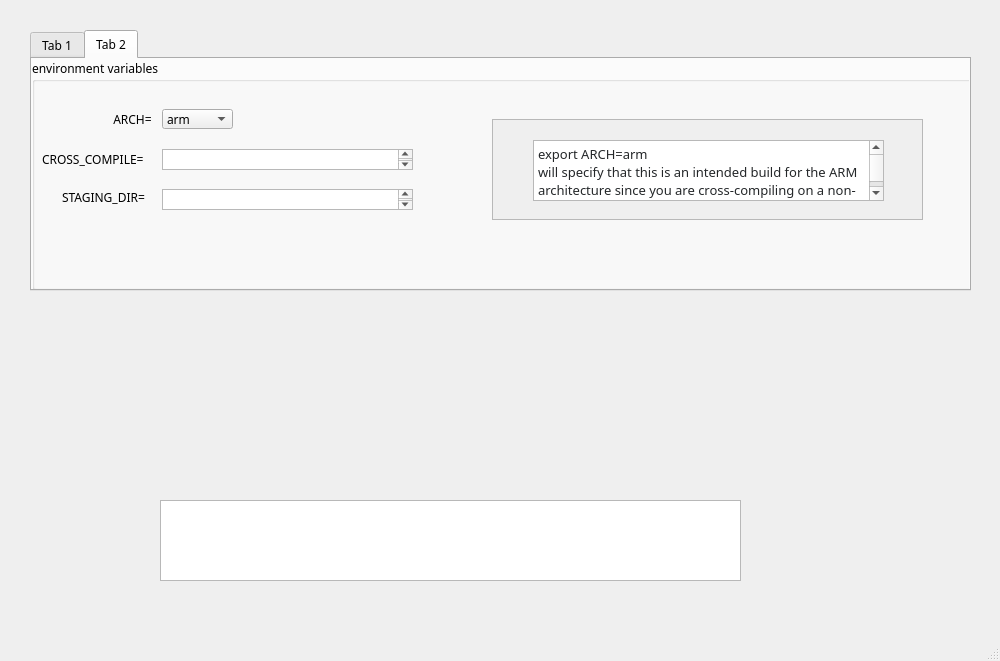
<?xml version="1.0" encoding="UTF-8"?>
<ui version="4.0">
 <class>MainWindow</class>
 <widget class="QMainWindow" name="MainWindow">
  <property name="geometry">
   <rect>
    <x>0</x>
    <y>0</y>
    <width>1000</width>
    <height>661</height>
   </rect>
  </property>
  <property name="font">
   <font>
    <family>xos4 Terminus</family>
   </font>
  </property>
  <property name="windowTitle">
   <string>MainWindow</string>
  </property>
  <widget class="QWidget" name="centralwidget">
   <widget class="QGraphicsView" name="graphicsView">
    <property name="geometry">
     <rect>
      <x>160</x>
      <y>500</y>
      <width>581</width>
      <height>81</height>
     </rect>
    </property>
   </widget>
   <widget class="QTabWidget" name="tabWidget">
    <property name="geometry">
     <rect>
      <x>30</x>
      <y>30</y>
      <width>941</width>
      <height>261</height>
     </rect>
    </property>
    <property name="currentIndex">
     <number>1</number>
    </property>
    <widget class="QWidget" name="tab_gitsource">
     <attribute name="title">
      <string>Tab 1</string>
     </attribute>
     <widget class="Line" name="line_1">
      <property name="geometry">
       <rect>
        <x>30</x>
        <y>300</y>
        <width>881</width>
        <height>16</height>
       </rect>
      </property>
      <property name="autoFillBackground">
       <bool>true</bool>
      </property>
      <property name="frameShadow">
       <enum>QFrame::Plain</enum>
      </property>
      <property name="lineWidth">
       <number>1</number>
      </property>
      <property name="midLineWidth">
       <number>0</number>
      </property>
      <property name="orientation">
       <enum>Qt::Horizontal</enum>
      </property>
     </widget>
     <widget class="QLabel" name="label">
      <property name="geometry">
       <rect>
        <x>10</x>
        <y>20</y>
        <width>51</width>
        <height>31</height>
       </rect>
      </property>
      <property name="text">
       <string/>
      </property>
     </widget>
     <widget class="QGroupBox" name="groupBox_environment">
      <property name="geometry">
       <rect>
        <x>10</x>
        <y>10</y>
        <width>921</width>
        <height>211</height>
       </rect>
      </property>
      <property name="title">
       <string>environment variables</string>
      </property>
      <widget class="QLabel" name="label_arch">
       <property name="geometry">
        <rect>
         <x>80</x>
         <y>50</y>
         <width>41</width>
         <height>20</height>
        </rect>
       </property>
       <property name="font">
        <font>
         <family>xos4 Terminus</family>
         <weight>50</weight>
         <bold>false</bold>
        </font>
       </property>
       <property name="text">
        <string>ARCH=</string>
       </property>
      </widget>
      <widget class="QComboBox" name="comboBox_arch">
       <property name="geometry">
        <rect>
         <x>130</x>
         <y>50</y>
         <width>71</width>
         <height>20</height>
        </rect>
       </property>
       <property name="font">
        <font>
         <family>xos4 Terminus</family>
        </font>
       </property>
       <item>
        <property name="text">
         <string>arm</string>
        </property>
       </item>
       <item>
        <property name="text">
         <string>aarm</string>
        </property>
       </item>
       <item>
        <property name="text">
         <string>x86_64</string>
        </property>
       </item>
       <item>
        <property name="text">
         <string>x86</string>
        </property>
       </item>
      </widget>
      <widget class="QLabel" name="label_cross_compile">
       <property name="geometry">
        <rect>
         <x>10</x>
         <y>90</y>
         <width>111</width>
         <height>21</height>
        </rect>
       </property>
       <property name="font">
        <font>
         <family>xos4 Terminus</family>
        </font>
       </property>
       <property name="text">
        <string>CROSS_COMPILE=</string>
       </property>
      </widget>
      <widget class="QLabel" name="label_staging_dir">
       <property name="geometry">
        <rect>
         <x>30</x>
         <y>130</y>
         <width>101</width>
         <height>16</height>
        </rect>
       </property>
       <property name="font">
        <font>
         <family>xos4 Terminus</family>
        </font>
       </property>
       <property name="text">
        <string>STAGING_DIR=</string>
       </property>
      </widget>
      <widget class="QTextBrowser" name="textBrowser">
       <property name="geometry">
        <rect>
         <x>130</x>
         <y>90</y>
         <width>251</width>
         <height>21</height>
        </rect>
       </property>
       <property name="font">
        <font>
         <family>xos4 Terminus</family>
        </font>
       </property>
      </widget>
      <widget class="QTextBrowser" name="textBrowser_2">
       <property name="geometry">
        <rect>
         <x>130</x>
         <y>130</y>
         <width>251</width>
         <height>21</height>
        </rect>
       </property>
       <property name="font">
        <font>
         <family>xos4 Terminus</family>
        </font>
       </property>
      </widget>
     </widget>
     <zorder>groupBox_environment</zorder>
     <zorder>line_1</zorder>
     <zorder>label</zorder>
    </widget>
    <widget class="QWidget" name="tab_2">
     <attribute name="title">
      <string>Tab 2</string>
     </attribute>
     <widget class="QGroupBox" name="groupBox_environment_2">
      <property name="geometry">
       <rect>
        <x>0</x>
        <y>0</y>
        <width>941</width>
        <height>231</height>
       </rect>
      </property>
      <property name="mouseTracking">
       <bool>false</bool>
      </property>
      <property name="contextMenuPolicy">
       <enum>Qt::CustomContextMenu</enum>
      </property>
      <property name="acceptDrops">
       <bool>false</bool>
      </property>
      <property name="toolTip">
       <string notr="true"/>
      </property>
      <property name="title">
       <string>environment variables</string>
      </property>
      <widget class="QLabel" name="label_arch_2">
       <property name="geometry">
        <rect>
         <x>80</x>
         <y>50</y>
         <width>41</width>
         <height>20</height>
        </rect>
       </property>
       <property name="font">
        <font>
         <family>xos4 Terminus</family>
         <weight>50</weight>
         <bold>false</bold>
        </font>
       </property>
       <property name="toolTip">
        <string extracomment="export STAGING_DIR"/>
       </property>
       <property name="text">
        <string>ARCH=</string>
       </property>
       <property name="alignment">
        <set>Qt::AlignCenter</set>
       </property>
      </widget>
      <widget class="QComboBox" name="comboBox_arch_2">
       <property name="geometry">
        <rect>
         <x>130</x>
         <y>50</y>
         <width>71</width>
         <height>20</height>
        </rect>
       </property>
       <property name="font">
        <font>
         <family>xos4 Terminus</family>
        </font>
       </property>
       <item>
        <property name="text">
         <string>arm</string>
        </property>
       </item>
       <item>
        <property name="text">
         <string>aarm</string>
        </property>
       </item>
       <item>
        <property name="text">
         <string>x86_64</string>
        </property>
       </item>
       <item>
        <property name="text">
         <string>x86</string>
        </property>
       </item>
      </widget>
      <widget class="QLabel" name="label_cross_compile_2">
       <property name="geometry">
        <rect>
         <x>10</x>
         <y>90</y>
         <width>111</width>
         <height>21</height>
        </rect>
       </property>
       <property name="font">
        <font>
         <family>xos4 Terminus</family>
        </font>
       </property>
       <property name="text">
        <string>CROSS_COMPILE=</string>
       </property>
      </widget>
      <widget class="QLabel" name="label_staging_dir_2">
       <property name="geometry">
        <rect>
         <x>30</x>
         <y>130</y>
         <width>101</width>
         <height>16</height>
        </rect>
       </property>
       <property name="font">
        <font>
         <family>xos4 Terminus</family>
        </font>
       </property>
       <property name="text">
        <string>STAGING_DIR=</string>
       </property>
      </widget>
      <widget class="QTextBrowser" name="textBrowser_3">
       <property name="geometry">
        <rect>
         <x>130</x>
         <y>90</y>
         <width>251</width>
         <height>21</height>
        </rect>
       </property>
       <property name="font">
        <font>
         <family>xos4 Terminus</family>
        </font>
       </property>
      </widget>
      <widget class="QTextBrowser" name="textBrowser_4">
       <property name="geometry">
        <rect>
         <x>130</x>
         <y>130</y>
         <width>251</width>
         <height>21</height>
        </rect>
       </property>
       <property name="font">
        <font>
         <family>xos4 Terminus</family>
        </font>
       </property>
      </widget>
      <widget class="QStackedWidget" name="stackedWidget">
       <property name="geometry">
        <rect>
         <x>460</x>
         <y>60</y>
         <width>431</width>
         <height>101</height>
        </rect>
       </property>
       <property name="font">
        <font>
         <family>xos4 Terminus</family>
         <weight>50</weight>
         <bold>false</bold>
        </font>
       </property>
       <property name="layoutDirection">
        <enum>Qt::LeftToRight</enum>
       </property>
       <property name="autoFillBackground">
        <bool>true</bool>
       </property>
       <property name="frameShape">
        <enum>QFrame::StyledPanel</enum>
       </property>
       <property name="frameShadow">
        <enum>QFrame::Sunken</enum>
       </property>
       <property name="lineWidth">
        <number>1</number>
       </property>
       <property name="midLineWidth">
        <number>0</number>
       </property>
       <property name="currentIndex">
        <number>0</number>
       </property>
       <widget class="QWidget" name="page_0">
        <widget class="QTextBrowser" name="textBrowser_6">
         <property name="geometry">
          <rect>
           <x>40</x>
           <y>20</y>
           <width>351</width>
           <height>61</height>
          </rect>
         </property>
         <property name="html">
          <string>&lt;!DOCTYPE HTML PUBLIC &quot;-//W3C//DTD HTML 4.0//EN&quot; &quot;http://www.w3.org/TR/REC-html40/strict.dtd&quot;&gt;
&lt;html&gt;&lt;head&gt;&lt;meta name=&quot;qrichtext&quot; content=&quot;1&quot; /&gt;&lt;style type=&quot;text/css&quot;&gt;
p, li { white-space: pre-wrap; }
&lt;/style&gt;&lt;/head&gt;&lt;body style=&quot; font-family:'xos4 Terminus'; font-size:10pt; font-weight:400; font-style:normal;&quot;&gt;
&lt;p style=&quot; margin-top:0px; margin-bottom:0px; margin-left:0px; margin-right:0px; -qt-block-indent:0; text-indent:0px;&quot;&gt;&lt;span style=&quot; font-family:'Arial,Helvetica Neue,Helvetica,sans-serif'; color:#242729; background-color:#ffffff;&quot;&gt;export ARCH=arm &lt;/span&gt;&lt;/p&gt;
&lt;p style=&quot; margin-top:0px; margin-bottom:0px; margin-left:0px; margin-right:0px; -qt-block-indent:0; text-indent:0px;&quot;&gt;&lt;span style=&quot; font-family:'Arial,Helvetica Neue,Helvetica,sans-serif'; color:#242729; background-color:#ffffff;&quot;&gt;will specify that this is an intended build for the ARM architecture since you are cross-compiling on a non-ARM system.&lt;/span&gt;&lt;/p&gt;
&lt;p style=&quot;-qt-paragraph-type:empty; margin-top:0px; margin-bottom:0px; margin-left:0px; margin-right:0px; -qt-block-indent:0; text-indent:0px;&quot;&gt;&lt;br /&gt;&lt;/p&gt;&lt;/body&gt;&lt;/html&gt;</string>
         </property>
        </widget>
       </widget>
       <widget class="QWidget" name="page1">
        <widget class="QTextBrowser" name="textBrowser_5">
         <property name="geometry">
          <rect>
           <x>60</x>
           <y>10</y>
           <width>341</width>
           <height>81</height>
          </rect>
         </property>
         <property name="font">
          <font>
           <family>xos4 Terminus</family>
          </font>
         </property>
         <property name="html">
          <string>&lt;!DOCTYPE HTML PUBLIC &quot;-//W3C//DTD HTML 4.0//EN&quot; &quot;http://www.w3.org/TR/REC-html40/strict.dtd&quot;&gt;
&lt;html&gt;&lt;head&gt;&lt;meta name=&quot;qrichtext&quot; content=&quot;1&quot; /&gt;&lt;style type=&quot;text/css&quot;&gt;
p, li { white-space: pre-wrap; }
&lt;/style&gt;&lt;/head&gt;&lt;body style=&quot; font-family:'xos4 Terminus'; font-size:10pt; font-weight:400; font-style:normal;&quot;&gt;
&lt;p style=&quot; margin-top:0px; margin-bottom:0px; margin-left:0px; margin-right:0px; -qt-block-indent:0; text-indent:0px;&quot;&gt;&lt;span style=&quot; font-family:'TerminessTTF Nerd Fon';&quot;&gt;&amp;quot;export CROSS_COMPILE&amp;quot;&lt;/span&gt;&lt;/p&gt;
&lt;p style=&quot; margin-top:0px; margin-bottom:0px; margin-left:0px; margin-right:0px; -qt-block-indent:0; text-indent:0px;&quot;&gt;&lt;span style=&quot; font-family:'Consolas,Menlo,Monaco,Lucida Console,Liberation Mono,DejaVu Sans Mono,Bitstream Vera Sans Mono,Courier New,monospace,sans-serif'; font-size:13px; color:#242729; background-color:#eff0f1;&quot;&gt;CROSS_COMPILE&lt;/span&gt;&lt;span style=&quot; font-family:'Arial,Helvetica Neue,Helvetica,sans-serif'; font-size:15px; color:#242729; background-color:#ffffff;&quot;&gt; is specifying the name to append to tools so that the correct tools are used to generate your resulting object files and binaries.&lt;/span&gt;&lt;/p&gt;&lt;/body&gt;&lt;/html&gt;</string>
         </property>
        </widget>
       </widget>
       <widget class="QWidget" name="page_2">
        <widget class="QTextBrowser" name="textBrowser_7">
         <property name="geometry">
          <rect>
           <x>40</x>
           <y>10</y>
           <width>351</width>
           <height>71</height>
          </rect>
         </property>
         <property name="html">
          <string>&lt;!DOCTYPE HTML PUBLIC &quot;-//W3C//DTD HTML 4.0//EN&quot; &quot;http://www.w3.org/TR/REC-html40/strict.dtd&quot;&gt;
&lt;html&gt;&lt;head&gt;&lt;meta name=&quot;qrichtext&quot; content=&quot;1&quot; /&gt;&lt;style type=&quot;text/css&quot;&gt;
p, li { white-space: pre-wrap; }
&lt;/style&gt;&lt;/head&gt;&lt;body style=&quot; font-family:'xos4 Terminus'; font-size:10pt; font-weight:400; font-style:normal;&quot;&gt;
&lt;p style=&quot; margin-top:0px; margin-bottom:0px; margin-left:0px; margin-right:0px; -qt-block-indent:0; text-indent:0px;&quot;&gt;&lt;span style=&quot; font-family:'arial,sans-serif'; font-size:small; color:#6a6a6a; background-color:#ffffff;&quot;&gt;export STAGING_DIR:&lt;/span&gt;&lt;/p&gt;
&lt;p style=&quot; margin-top:0px; margin-bottom:0px; margin-left:0px; margin-right:0px; -qt-block-indent:0; text-indent:0px;&quot;&gt;&lt;span style=&quot; font-family:'arial,sans-serif'; font-size:small; color:#545454; background-color:#ffffff;&quot;&gt; Download and unpack the code to be compiled, change into the unpacked directory.&lt;/span&gt;&lt;/p&gt;&lt;/body&gt;&lt;/html&gt;</string>
         </property>
        </widget>
       </widget>
      </widget>
     </widget>
    </widget>
   </widget>
  </widget>
  <widget class="QMenuBar" name="menubar">
   <property name="geometry">
    <rect>
     <x>0</x>
     <y>0</y>
     <width>1000</width>
     <height>26</height>
    </rect>
   </property>
  </widget>
  <widget class="QStatusBar" name="statusbar"/>
 </widget>
 <resources/>
 <connections/>
</ui>
